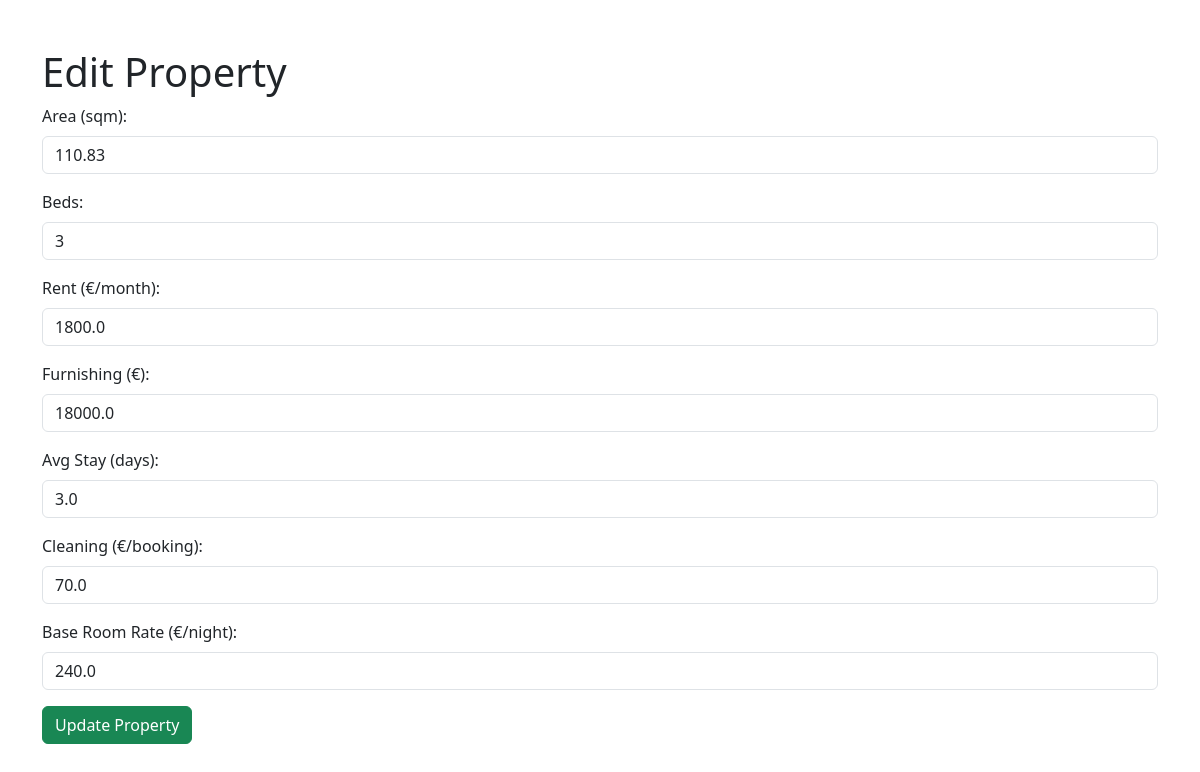
Screenshot of /edit/1 with the database file from the repository.
### tables this page shows
CREATE TABLE rental_properties (
        id INTEGER PRIMARY KEY AUTOINCREMENT,
        area_sqm REAL, 
        beds INTEGER, 
        rent_per_month REAL, 
        furnishing_costs REAL, 
        average_stay_duration REAL,
        cleaning_charged_per_booking REAL, 
        base_room_rate REAL,
        UNIQUE(area_sqm, beds, rent_per_month)  -- Ensure unique entries
    );

### app.py (the view, shortened to what this page needs)
@app.route('/edit/<int:property_id>', methods=['GET', 'POST'])
def edit_property(property_id):
    conn = create_connection()
    cursor = conn.cursor()
    cursor.execute("SELECT * FROM rental_properties WHERE id = ?", (property_id,))
    property_data = cursor.fetchone()
    conn.close()
    return render_template('edit_property.html', property=property_data)

### database.py (called while the page is built)
def create_connection(db_file='immoprojectcalculator.db'):
    conn = None
    try:
        conn = sqlite3.connect(db_file)
        print("Connected to SQLite database")
    except sqlite3.Error as e:
        print(e)
    return conn

### templates/edit_property.html (shortened to what this page needs)
<!DOCTYPE html>
<html lang="en">
<head>
    <link href="https://cdn.jsdelivr.net/npm/bootstrap@5.3.0-alpha1/dist/css/bootstrap.min.css" rel="stylesheet">
</head>
<body class="container mt-5">
<h1>Edit Property</h1>
<form method="POST">
    <div class="mb-3">
        <label for="area_sqm" class="form-label">Area (sqm):</label>
        <input type="text" name="area_sqm" id="area_sqm" class="form-control" value="{{ property[1] }}">
    </div>
    <div class="mb-3">
        <label for="beds" class="form-label">Beds:</label>
        <input type="text" name="beds" id="beds" class="form-control" value="{{ property[2] }}">
    </div>
    <div class="mb-3">
        <label for="rent_per_month" class="form-label">Rent (€/month):</label>
        <input type="text" name="rent_per_month" id="rent_per_month" class="form-control" value="{{ property[3] }}">
    </div>
    <div class="mb-3">
        <label for="furnishing_costs" class="form-label">Furnishing (€):</label>
        <input type="text" name="furnishing_costs" id="furnishing_costs" class="form-control" value="{{ property[4] }}">
    </div>
    <div class="mb-3">
        <label for="average_stay_duration" class="form-label">Avg Stay (days):</label>
        <input type="text" name="average_stay_duration" id="average_stay_duration" class="form-control"
               value="{{ property[5] }}">
    </div>
    <div class="mb-3">
        <label for="cleaning_charged_per_booking" class="form-label">Cleaning (€/booking):</label>
        <input type="text" name="cleaning_charged_per_booking" id="cleaning_charged_per_booking" class="form-control"
               value="{{ property[6] }}">
    </div>
    <div class="mb-3">
        <label for="base_room_rate" class="form-label">Base Room Rate (€/night):</label>
        <input type="text" name="base_room_rate" id="base_room_rate" class="form-control" value="{{ property[7] }}">
    </div>
    <button type="submit" class="btn btn-success">Update Property</button>
</form>
</body>
</html>

### rows the page displays
rental_properties: area_sqm "110.83", beds "3", rent_per_month "1800.0", furnishing_costs "18000.0", average_stay_duration "3.0", cleaning_charged_per_booking "70.0", base_room_rate "240.0"
